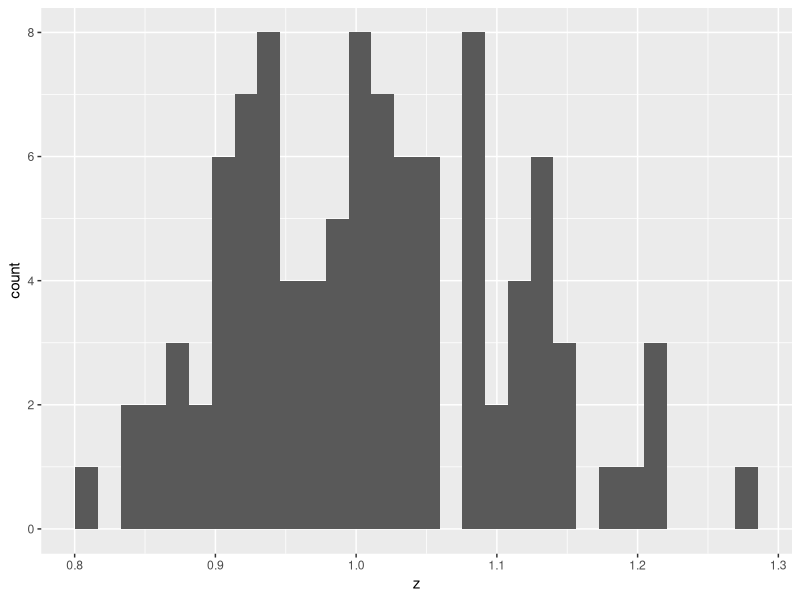

Generate this figure with R: (Note: this script raises an error after producing the figure.)
# descriptive stats exercises


# Central Tendency --------------------------------------------------------
 z <- c(exp(rnorm(n = 100, mean = 0, sd = 0.1)))

 #arithmetic mean
 n_z <- length(z) 
 sum_z <- sum(z) 
 mu_z <- sum_z / n_z 
 print(mu_z)
 
 #geometric mean
 mu_z_ge <- prod(z)^(1 / length(z))
 print(mu_z_ge)
 
 #median
 (median(z))
 
 #plot: histogram
 library(tidyverse)
 
tibble(z) %>% 
  ggplot(mapping = aes(z)) +
  geom_histogram()
 
?geom_vline()

tibble(z) %>% 
  ggplot(mapping = aes(z)) +
  geom_histogram() +
  geom_vline(xintercept = mu_z, color = "red") +
  geom_vline(xintercept = mu_z_ge, color = "blue") +
  geom_vline(xintercept = median(z), color = "yellow")

#visual comparison: arithmetic is the largest (makes sense; less robust) and the median is the smallest. 

# z_rev: 

z_rev <- c(-z + max(z) + 0.5)

n_z_rev <- length(z_rev) 
sum_z_rev <- sum(z_rev) 
mu_z_rev <- sum_z_rev / n_z_rev
print(mu_z_rev) #arithmetic

mu_z_rev_ge <- prod(z_rev)^(1 / length(z_rev))
print(mu_z_rev_ge) #geometric

median(z_rev)

tibble(z_rev) %>% 
  ggplot(mapping = aes(z_rev)) +
  geom_histogram()

tibble(z_rev) %>% 
  ggplot(mapping = aes(z_rev)) +
  geom_histogram() +
  geom_vline(xintercept = mu_z_rev, color = "red") +
  geom_vline(xintercept = mu_z_rev_ge, color = "blue") +
  geom_vline(xintercept = median(z_rev), color = "yellow")

#visual comparison: this time, the median is the highest. arithmetic mean is still greater than the geopmetric mean. 

 
# Variation ---------------------------------------------------------------

w <- rnorm(100, mean = 10, sd = 1)
head(w) # show first 10 elements in w

# #changing units
# ?unit()
# 
# install.packages( "grid" )
# library(grid)

#ignore my attempt to actually assign a unit to the vector

m <- c(w/1000) 

# standard deviation
#part 1: variance 

# for w
sqd_w <- (w - mean(w))^2 
sum_sqd_w <- sum(sqd_w)
var_w <- sum_sqd_w / length(w)
print(var_w)

# for m
sqd_m <- (m - mean(m))^2 # sqared deviance
sum_sqd_m <- sum(sqd_m)
var_m <- sum_sqd_m / length(m)
print(var_m)

#part 2: standard dev

#for w:
(sd_w <- sqrt(var_w))

#for m:
(sd_m <- sqrt(var_m))

#MAD:
#for w:
ad_w <- abs(w - median(w))
(mad_w <- median(ad_w))

#for m:
ad_m <- abs(m - median(m))
(mad_m <- median(ad_m))

#Coefficient of Variation

# for w 
(cv_w <- sd_w / mean(w))

#for m:
# for x 
(cv_m <- sd_m / mean(m))

#MAD/median

# for w:
(mm_w <- mad_w / median(w))

#for m:
(mm_m <- mad_m / median(m))

 
